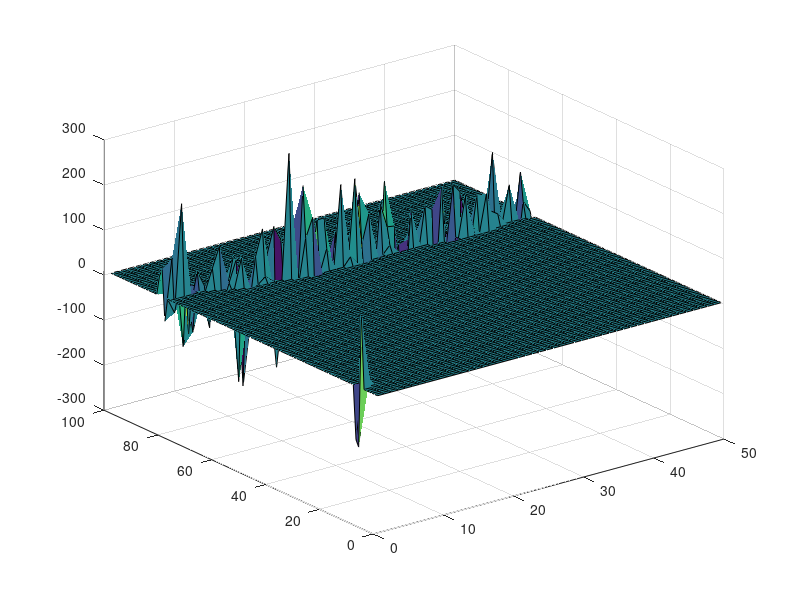
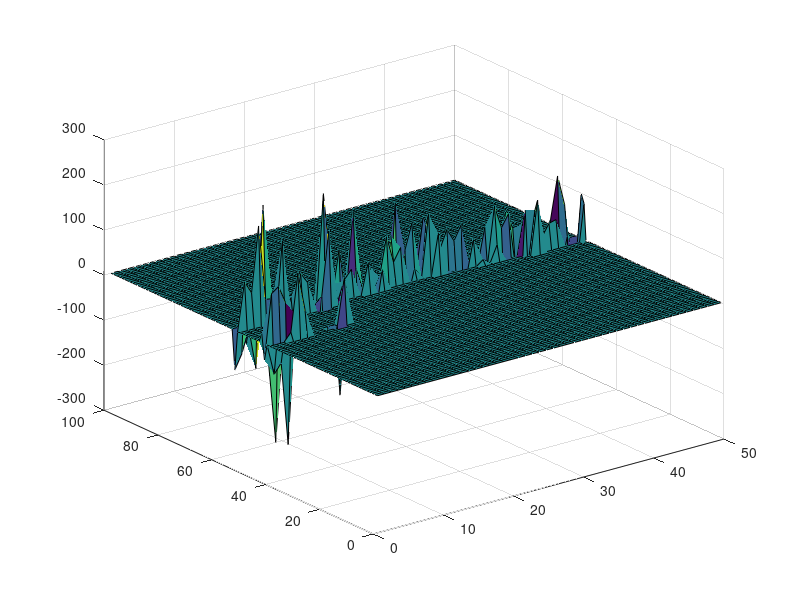
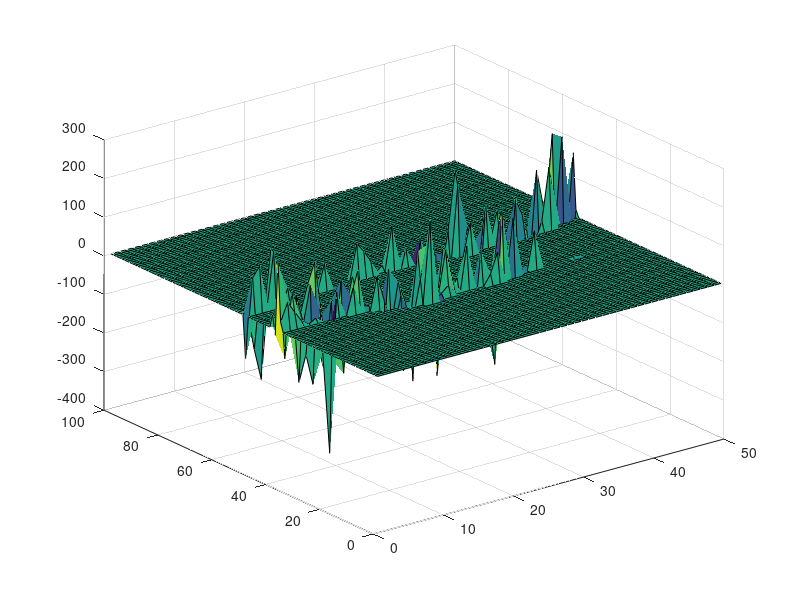
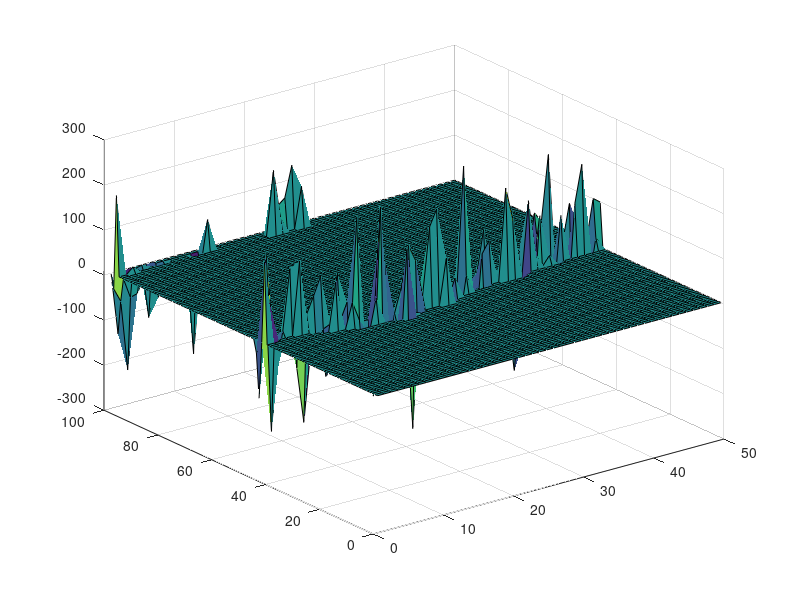

Here is the MATLAB script that generated these plots, in order:
T = 50;
N = 100;
sparsity = 0.95;
num_of_groups = 2;
start_column = 1;
sqrt_sigma2_beta = 100;
min_non_zero_elements = 2;

number_of_experiments = 10;

for experiment_number = 1:number_of_experiments
    
    rng(1000 + experiment_number, 'twister');
    
    omega = ones(N, T);
    slabs = randsample(N,num_of_groups);
    slabs = sort(slabs);
    
    group_sizes = poissrnd(0.5 * (1-sparsity)*N/num_of_groups, num_of_groups, 1);
    
    start_group = zeros(num_of_groups, 1);
    end_group = zeros(num_of_groups, 1);
    
    group_disappeared = false(num_of_groups, 1);
    
    for i=1:num_of_groups
        start_group(i) = slabs(i);
        end_group(i) = min(slabs(i) + group_sizes(i), N);
        omega(start_group(i):end_group(i), start_column) = 0;
    end
    
    for t=start_column+1:T
        evolutions = datasample([1:3], 2*num_of_groups, 'Weights', [0.5*sparsity, 1, 0.5*(1 / sparsity)]);
        for i=1:num_of_groups
            if (evolutions(2*i-1)==1)
                start_group(i) = max(start_group(i)-1, 1);
            elseif (evolutions(2*i-1)==2)
                start_group(i) = start_group(i);
            elseif (evolutions(2*i-1)==3)
                start_group(i) = min(start_group(i)+1, N);
            end
            
            if (evolutions(2*i)==3)
                end_group(i) = max(end_group(i)-1, 1);
            elseif (evolutions(2*i)==2)
                end_group(i) = end_group(i);
            elseif (evolutions(2*i)==1)
                end_group(i) = min(end_group(i)+1, N);
            end
            
            if end_group(i) > start_group(i)
                if end_group(i) - start_group(i) > 0.5 * (1 - sparsity) * N
                    end_group(i) = max(end_group(i)-1, 1);
                end
            end
            
            if (start_group(i) + min_non_zero_elements > end_group(i))
                if all(group_disappeared(setdiff(1:num_of_groups, i)) == true)
                    end_group(i) = min(start_group(i)+min_non_zero_elements, N);
                end
            end
            if start_group(i) > end_group(i)
                group_disappeared(i) = true;
            else
                group_disappeared(i) = false;
            end    
            
            omega(start_group(i):end_group(i), t) = 0;
        end
    end
        
    beta = zeros(N, T);
    
    for t = 1: T
        for i = 1: N
            if omega(i, t) == 0
                beta(i, t) = randn(1) * sqrt_sigma2_beta;
            end
        end
    end
    
    figure;
    surf(beta);
    
    y_sizes = 5:5:100;
    
    mkdir(['../../data/synthetic/', num2str(experiment_number)]);
    for j=y_sizes
        X = randn(j, N);
        y = X*beta;
        save(['../../data/synthetic/', num2str(experiment_number), '/data_', num2str(j), '_size.mat'], 'y', 'X', 'beta', 'omega');
    end
    
end
